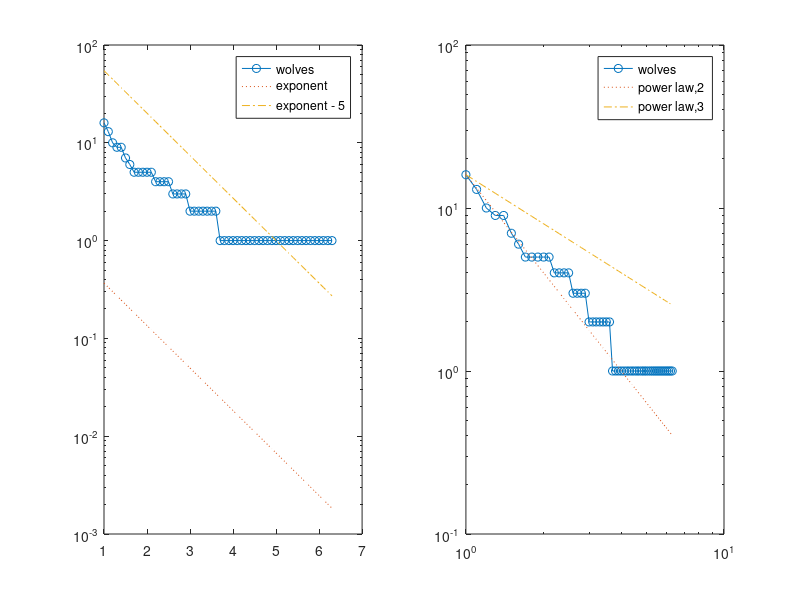

Source code (MATLAB): (Note: this script raises an error after producing the figure.)
%% VALIDATING THE WOLF DATASET
% 
% <<wolf.jpg>>
% 
% The number in a cell represents the number of occasions on which the row 
% wolf was seen to exhibit a "low posture" display directed toward the 
% column wolf. 
%
% Source: <http://www.mathworks.com http://moreno.ss.uci.edu/wolf.dat>

%% Original Data
close all
data = [   0   0   0   0   0   0   0   0   0   0   0   0   0   0   0   0
          16   0   2   0   1   1   0   1   0   0   0   0   0   0   0   0
           0   4   0   4   1   0   0   1   0   0   0   0   0   0   0   0
         144   1  38   0   0   0   0   0   0   0   0   0   0   0   0   0
          31   6  31  12   0   0   0   3   0   0   0   0   0   0   0   0
         138  25   0  74   2   0   5  15   0   4   1   1   3   0   5   5
         100  52 123  61   8  57   0   5   1   0   2   1   0   0   0   0
           0  32   0   0   0  44  22   0   2  18   3   1   4   0   1   9
          37   3   3   9   0   2   1   8   0   0   1   2   2   0   0   0
          61  69  73  37   2  38   4   0   3   0   0   0   0   0   0   0
         182   0  69  27   4  20  14  16   2   9   0   1   1   1   1   1
         154   0  60  40   5  19  16   9   1  11   0   0   3   0   3   0
         128   0  69 122  17  45  20  47   6  19   0 125   0   1   1   1
          20 165  15  25   2   7   9   5   3   3  86  29  14   0   5   4
         201   0  49  56  23  82  21  49   7  53 177  84  34   7   0   3
          29 136  41  24   1  26  78   3  42   6  46  23  12   0   7   0];

%% Preprocessing 
% Preprocessing on data to make it lower triangular and normalized.
clc
n = size(data,1);


data = tril(data);
data(1,1) = 1;
data_normalized = data ./ (sum(data,2) * ones(1,n)) ;
H = data_normalized>0;

W = data_normalized + data_normalized';
W(1,1) =1;

%% Degree Distribution
% Here we compare the degree distribution with exponential and power law
% distributions.

ccdf_x = 1:.1:max(sum(W,2));  % the partitions of the x-axis
df_hist = hist(sum(W,2),ccdf_x);
ccdf_hist = cumsum(df_hist(end:-1:1));
ccdf_hist = ccdf_hist(end:-1:1);  % computing the cummulative degree distribution
subplot(121)
semilogy(ccdf_x, ccdf_hist,'-o')
hold on
semilogy(ccdf_x, exp(-ccdf_x),':')  % approximation of power law
semilogy(ccdf_x, exp(5-ccdf_x),'-.')  % approximation of power law
legend('wolves','exponent','exponent - 5')


subplot(122)
loglog(ccdf_x, ccdf_hist,'-o')
hold on
loglog(ccdf_x, n * ccdf_x.^(-2),':')  % approximation of power law
loglog(ccdf_x, n * ccdf_x.^(-1),'-.')  % approximation of power law
legend('wolves','power law,2','power law,3')



%% Strength Distribution Predictions
% Using the hierarchy network, we generate the PA model and compare the
% predicted strength distributions and real distribution.
Wg = genericModel(H);

ccdf_x_g = 1:.1:max(sum(Wg,2));  % the partitions of the x-axis
df_hist_g = hist(sum(Wg,2),ccdf_x_g);
ccdf_hist_g = cumsum(df_hist_g(end:-1:1));
ccdf_hist_g = ccdf_hist_g(end:-1:1);  % computing the cummulative degree distribution


figure
plot(ccdf_x,ccdf_hist,'o')
hold on
plot(ccdf_x_g,ccdf_hist_g,'*')
legend('Real-World Data','PA predictions')

%% Edge Comparison
% In the previous section we showed the predictions of strength
% distributions. In this section, we compare the single weights with each
% other.

edges = tril(W,-1);
edgesG = tril(Wg,-1);


figure
plot(edges(:),edgesG(:),'o'); lsline
xlabel('real edge weights')
ylabel('predicted edge weights')

